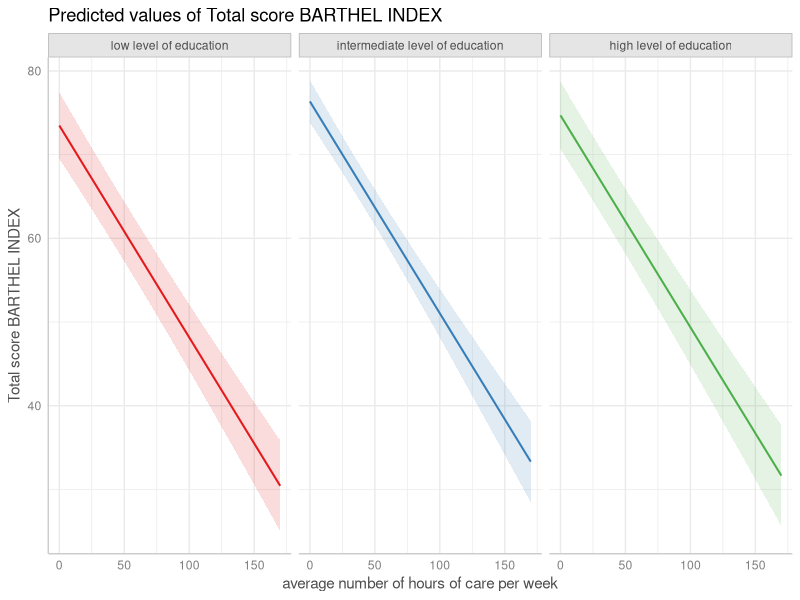

Here is the R script that generated this plot: (Note: this script raises an error after producing the figure.)
## ---- chunk 1
knitr::opts_chunk$set(collapse = TRUE, comment = "#>", dev = "png", fig.width = 7, fig.height = 4, message = FALSE, warning = FALSE)
options(width = 800)
if (!requireNamespace("ggplot2", quietly = TRUE) ||
    !requireNamespace("lme4", quietly = TRUE) ||
    !requireNamespace("survival", quietly = TRUE) ||
    !requireNamespace("sjmisc", quietly = TRUE)) {
  knitr::opts_chunk$set(eval = FALSE)
}
## ---- chunk 2
library(ggeffects)
library(sjmisc)
data(efc)
efc$c172code <- to_label(efc$c172code)
fit <- lm(barthtot ~ c12hour + neg_c_7 + c161sex + c172code, data = efc)
## ---- chunk 3
dat <- ggpredict(fit, terms = c("c12hour", "c172code"))
plot(dat, facet = TRUE)
## ---- chunk 4
# don't use facets, b/w figure, w/o confidence bands
plot(dat, colors = "bw", ci = FALSE)
## ---- chunk 5
dat <- ggpredict(fit, terms = c("c12hour", "c172code"))
plot(dat, add.data = TRUE)
## ---- chunk 6
# for three variables, automatic facetting
dat <- ggpredict(fit, terms = c("c12hour", "c172code", "c161sex"))
plot(dat)
## ---- chunk 7
# categorical variables have errorbars
dat <- ggpredict(fit, terms = c("c172code", "c161sex"))
plot(dat)
## ---- chunk 8
# point-geoms for discrete x-axis can be connected with lines
plot(dat, connect.lines = TRUE)
## ---- chunk 9
# for four variables, automatic facetting and integrated panel
dat <- ggpredict(fit, terms = c("c12hour", "c172code", "c161sex", "neg_c_7"))
# use 'one.plot = FALSE' for returning multiple single plots
plot(dat, one.plot = TRUE)
## ---- chunk 10
# dashed lines for CI
dat <- ggpredict(fit, terms = "c12hour")
plot(dat, ci.style = "dash")
## ---- chunk 11
# facet by group
dat <- ggpredict(fit, terms = c("c12hour", "c172code"))
plot(dat, facet = TRUE, ci.style = "errorbar", dot.size = 1.5)
## ---- chunk 12
dat <- ggpredict(fit, terms = "c172code")
plot(dat, ci.style = "dot")
## ---- chunk 13
library("lme4")
m <- glm(
  cbind(incidence, size - incidence) ~ period, 
  family = binomial, 
  data = lme4::cbpp
)

dat <- ggpredict(m, "period")

# normal plot, asymmetrical error bars
plot(dat)
## ---- chunk 14
# plot with log-transformed y-axis
plot(dat, log.y = TRUE)
## ---- chunk 15
# plot with log-transformed y-axis, modify breaks
plot(
  dat, log.y = TRUE, 
  breaks = c(.05, .1, .15, .2, .25, .3),
  limits = c(.01, .3)
)
## ---- chunk 16
library(survival)
data("lung2")
m <- coxph(Surv(time, status) ~ sex + age + ph.ecog, data = lung2)

# predicted risk-scores
pr <- ggpredict(m, c("sex", "ph.ecog"))
plot(pr)
## ---- chunk 17
# probability of survival
pr <- ggpredict(m, c("sex", "ph.ecog"), type = "survival")
plot(pr)
## ---- chunk 18
# cumulative hazards
pr <- ggpredict(m, c("sex", "ph.ecog"), type = "cumulative_hazard")
plot(pr)
## ---- chunk 19
show_pals()
## ---- chunk 20
dat <- ggpredict(fit, terms = c("c12hour", "c172code"))
plot(dat, facet = TRUE, colors = "circus")
## ---- chunk 21
dat <- ggpredict(fit, terms = c("c172code", "c12hour [quart]"))
plot(dat, colors = "hero", dodge = 0.4) # increase space between error bars
